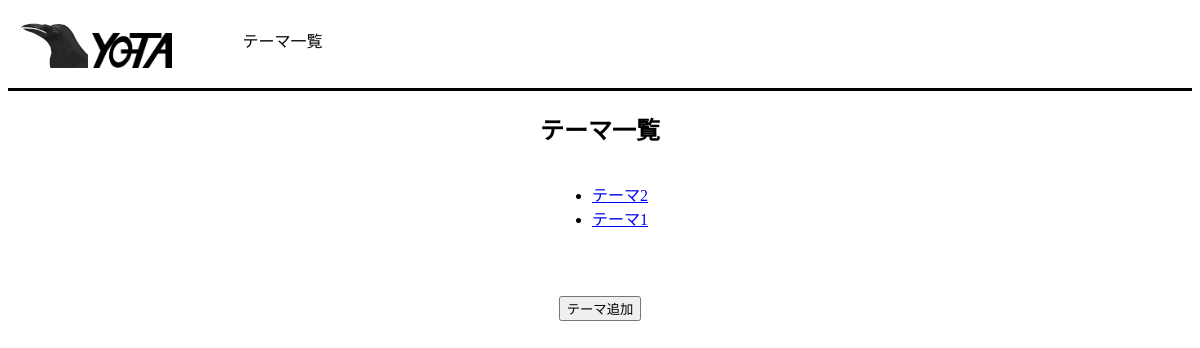
Page /comments/ on the earlier database version.
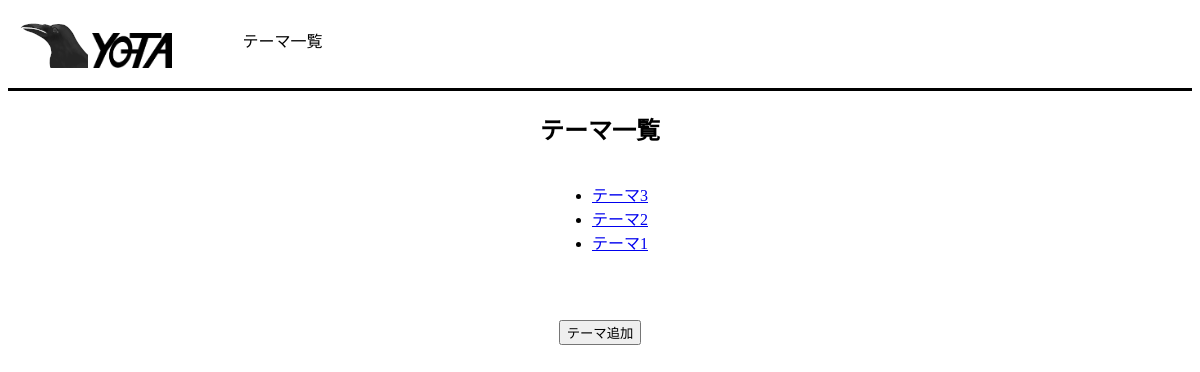
Same page on the later database version.
### comments/models.py (models this page shows, shortened)
class Theme(models.Model):
    title = models.CharField(max_length=50)
    pub_date = models.DateTimeField('data published')

### comments/views.py (the view)
# urls.py: path('', views.IndexView.as_view(), name='index'),
class IndexView(generic.ListView):
    template_name = 'comments/index.html'
    context_object_name = 'latest_theme_list'
    def get_queryset(self):
        return Theme.objects.order_by('-pub_date')[:5]

### comments/templates/comments/index.html
{% extends "comments/basic.html" %}
{% block content %}
  <h2>テーマ一覧</h2>
  {% if latest_theme_list %}
      <ul>
      {% for theme in latest_theme_list %}
          <li><a href="{% url 'comments:comments' theme.id %}">{{ theme.title }}</a></li>
      {% endfor %}
      </ul>
  {% else %}
      <p>No themes are published.</p>
  {% endif %}
  <div class="theme-form">
    <form action="{% url 'comments:theme-contribution' %}">
      <button type="submit">テーマ追加</button>
    </form>
  </div>
{% endblock %}

### comments/templates/comments/basic.html (shortened to what this page needs)
<!DOCTYPE html>
<html>
    <head>
      {% load static %}
      <link rel="stylesheet" href="{% static 'comments/stylesheet/basic.css' %}">
      <link rel="stylesheet" href="{% static 'comments/stylesheet/index.css' %}">
      <link rel="stylesheet" href="{% static 'comments/stylesheet/theme_comments.css' %}">
    </head>
    <body>
      <div class="header-container">
        <header>
          <div class="icon-container">
            <a href="{% url 'comments:index' %}">
              <img class="top-icon" src="{% static 'comments/images/small_icon.png' %}" alt="">
              <img class="logo" src="{% static 'comments/images/Logo.png' %}" style="height: 35px;" alt="YO-TA">
            </a>
          </div>
          <div class="top-nav">
            <ul>
              <li><a href="{% url 'comments:index' %}">テーマ一覧</a></li>
            </ul>
          </div>
        </header>
      </div>
      <div class="container-wrapper">
        <div class="container">
          {% block content %}
          {% endblock %}
        </div>
      </div>
    </body>
</html>

### comments/static/comments/stylesheet/basic.css (style rules this page uses)
.header-container { height: 80px; border-bottom: 3px solid black; }
header { display: flex; height: 100%; }
.top-nav { align-self: end; padding: 20px 30px; }
.top-nav > ul { display: flex; }
.top-nav > ul > li { list-style-type: none; }
.top-nav a, .top-nav a:visited { color: black; text-decoration: none; }
.icon-container a { text-decoration: none; }
.container-wrapper { display: flex; flex-direction: column; align-items: center; }
.container { width: 600px; display: flex; flex-direction: column; align-items: center; }

### comments/static/comments/stylesheet/index.css (style rules this page uses)
.theme-form { padding-top: 50px; }

Differences in the rows shown:
added Theme: title "テーマ3"
